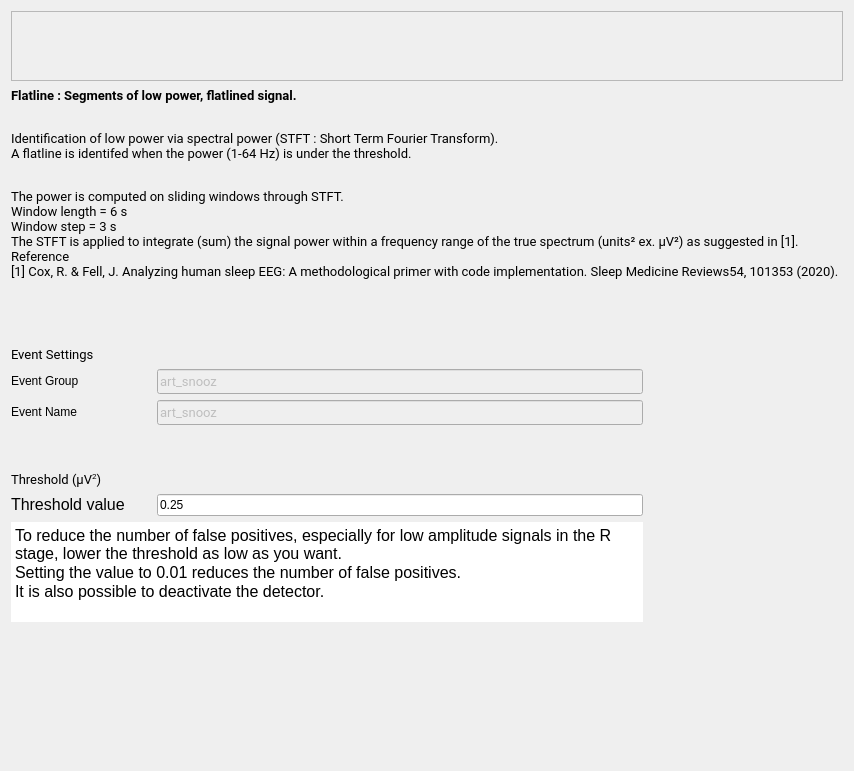
<?xml version="1.0" encoding="UTF-8"?>
<ui version="4.0">
 <class>FlatlineStep</class>
 <widget class="QWidget" name="FlatlineStep">
  <property name="geometry">
   <rect>
    <x>0</x>
    <y>0</y>
    <width>854</width>
    <height>771</height>
   </rect>
  </property>
  <property name="windowTitle">
   <string>Form</string>
  </property>
  <property name="styleSheet">
   <string>font: 12pt &quot;Roboto&quot;;</string>
  </property>
  <layout class="QVBoxLayout" name="verticalLayout_5">
   <item>
    <widget class="QScrollArea" name="scrollArea">
     <property name="sizePolicy">
      <sizepolicy hsizetype="Expanding" vsizetype="Preferred">
       <horstretch>0</horstretch>
       <verstretch>0</verstretch>
      </sizepolicy>
     </property>
     <property name="widgetResizable">
      <bool>true</bool>
     </property>
     <widget class="QWidget" name="scrollAreaWidgetContents">
      <property name="geometry">
       <rect>
        <x>0</x>
        <y>0</y>
        <width>1548</width>
        <height>190</height>
       </rect>
      </property>
      <layout class="QHBoxLayout" name="horizontalLayout">
       <item>
        <widget class="QLabel" name="label_2">
         <property name="text">
          <string/>
         </property>
         <property name="pixmap">
          <pixmap resource="FlatlineStep_res.qrc">:/flatline/flatlined.png</pixmap>
         </property>
        </widget>
       </item>
      </layout>
     </widget>
    </widget>
   </item>
   <item>
    <layout class="QVBoxLayout" name="verticalLayout_3">
     <item>
      <widget class="QLabel" name="label_6">
       <property name="maximumSize">
        <size>
         <width>16777215</width>
         <height>30</height>
        </size>
       </property>
       <property name="font">
        <font>
         <family>Roboto</family>
         <pointsize>10</pointsize>
         <weight>50</weight>
         <italic>false</italic>
         <bold>false</bold>
        </font>
       </property>
       <property name="text">
        <string>&lt;html&gt;&lt;head/&gt;&lt;body&gt;&lt;p&gt;&lt;span style=&quot; font-weight:600;&quot;&gt;Flatline : Segments of low power, flatlined signal.&lt;/span&gt;&lt;/p&gt;&lt;/body&gt;&lt;/html&gt;</string>
       </property>
      </widget>
     </item>
     <item>
      <spacer name="verticalSpacer_4">
       <property name="orientation">
        <enum>Qt::Vertical</enum>
       </property>
       <property name="sizeType">
        <enum>QSizePolicy::Fixed</enum>
       </property>
       <property name="sizeHint" stdset="0">
        <size>
         <width>20</width>
         <height>20</height>
        </size>
       </property>
      </spacer>
     </item>
     <item>
      <widget class="QLabel" name="label_7">
       <property name="font">
        <font>
         <family>Roboto</family>
         <pointsize>10</pointsize>
         <weight>50</weight>
         <italic>false</italic>
         <bold>false</bold>
        </font>
       </property>
       <property name="text">
        <string>Identification of low power via spectral power (STFT : Short Term Fourier Transform).
A flatline is identifed when the power (1-64 Hz) is under the threshold.</string>
       </property>
      </widget>
     </item>
     <item>
      <spacer name="verticalSpacer_5">
       <property name="orientation">
        <enum>Qt::Vertical</enum>
       </property>
       <property name="sizeType">
        <enum>QSizePolicy::Fixed</enum>
       </property>
       <property name="sizeHint" stdset="0">
        <size>
         <width>20</width>
         <height>20</height>
        </size>
       </property>
      </spacer>
     </item>
     <item>
      <widget class="QLabel" name="label_8">
       <property name="font">
        <font>
         <family>Roboto</family>
         <pointsize>10</pointsize>
         <weight>50</weight>
         <italic>false</italic>
         <bold>false</bold>
        </font>
       </property>
       <property name="text">
        <string>The power is computed on sliding windows through STFT.
Window length = 6 s
Window step = 3 s 
The STFT is applied to integrate (sum) the signal power within a frequency range of the true spectrum (units² ex. µV²) as suggested in [1].
Reference
[1] Cox, R. &amp; Fell, J. Analyzing human sleep EEG: A methodological primer with code implementation. Sleep Medicine Reviews54, 101353 (2020).</string>
       </property>
      </widget>
     </item>
     <item>
      <spacer name="verticalSpacer_6">
       <property name="orientation">
        <enum>Qt::Vertical</enum>
       </property>
       <property name="sizeType">
        <enum>QSizePolicy::Fixed</enum>
       </property>
       <property name="sizeHint" stdset="0">
        <size>
         <width>20</width>
         <height>20</height>
        </size>
       </property>
      </spacer>
     </item>
    </layout>
   </item>
   <item>
    <layout class="QHBoxLayout" name="horizontalLayout_2">
     <item>
      <layout class="QVBoxLayout" name="verticalLayout_4">
       <item>
        <layout class="QVBoxLayout" name="verticalLayout">
         <item>
          <spacer name="verticalSpacer">
           <property name="orientation">
            <enum>Qt::Vertical</enum>
           </property>
           <property name="sizeType">
            <enum>QSizePolicy::Fixed</enum>
           </property>
           <property name="sizeHint" stdset="0">
            <size>
             <width>20</width>
             <height>40</height>
            </size>
           </property>
          </spacer>
         </item>
         <item>
          <widget class="QLabel" name="label_4">
           <property name="font">
            <font>
             <family>Roboto</family>
             <pointsize>10</pointsize>
             <weight>50</weight>
             <italic>false</italic>
             <bold>false</bold>
            </font>
           </property>
           <property name="text">
            <string>Event Settings</string>
           </property>
          </widget>
         </item>
         <item>
          <layout class="QFormLayout" name="formLayout">
           <item row="0" column="0">
            <widget class="QLabel" name="label_3">
             <property name="minimumSize">
              <size>
               <width>140</width>
               <height>0</height>
              </size>
             </property>
             <property name="text">
              <string>Event Group</string>
             </property>
            </widget>
           </item>
           <item row="0" column="1">
            <widget class="QLineEdit" name="group_lineEdit">
             <property name="enabled">
              <bool>false</bool>
             </property>
             <property name="maximumSize">
              <size>
               <width>500</width>
               <height>16777215</height>
              </size>
             </property>
             <property name="font">
              <font>
               <family>Roboto</family>
               <pointsize>10</pointsize>
               <weight>50</weight>
               <italic>false</italic>
               <bold>false</bold>
              </font>
             </property>
             <property name="toolTip">
              <string>In which &quot;Event Group&quot; the detected artifact are added (how they will be written to  the annotation file).  Go to the general Detectors Settings to edit the group.</string>
             </property>
             <property name="text">
              <string>art_snooz</string>
             </property>
            </widget>
           </item>
           <item row="1" column="0">
            <widget class="QLabel" name="label_11">
             <property name="text">
              <string>Event Name</string>
             </property>
            </widget>
           </item>
           <item row="1" column="1">
            <widget class="QLineEdit" name="name_lineEdit">
             <property name="enabled">
              <bool>false</bool>
             </property>
             <property name="maximumSize">
              <size>
               <width>500</width>
               <height>16777215</height>
              </size>
             </property>
             <property name="font">
              <font>
               <family>Roboto</family>
               <pointsize>10</pointsize>
               <weight>50</weight>
               <italic>false</italic>
               <bold>false</bold>
              </font>
             </property>
             <property name="toolTip">
              <string>The event name of the detected artifact (how they will be wrtten to the annotation file).  Go to the general Detectors Settings to edit the name.</string>
             </property>
             <property name="text">
              <string>art_snooz</string>
             </property>
            </widget>
           </item>
          </layout>
         </item>
        </layout>
       </item>
       <item>
        <spacer name="verticalSpacer_2">
         <property name="orientation">
          <enum>Qt::Vertical</enum>
         </property>
         <property name="sizeType">
          <enum>QSizePolicy::Fixed</enum>
         </property>
         <property name="sizeHint" stdset="0">
          <size>
           <width>20</width>
           <height>40</height>
          </size>
         </property>
        </spacer>
       </item>
       <item>
        <layout class="QVBoxLayout" name="verticalLayout_2">
         <item>
          <widget class="QLabel" name="label">
           <property name="font">
            <font>
             <family>Roboto</family>
             <pointsize>10</pointsize>
             <weight>50</weight>
             <italic>false</italic>
             <bold>false</bold>
             <stylestrategy>PreferAntialias</stylestrategy>
            </font>
           </property>
           <property name="text">
            <string>&lt;html&gt;&lt;head/&gt;&lt;body&gt;&lt;p&gt;Threshold (µV&lt;span style=&quot; vertical-align:super;&quot;&gt;2&lt;/span&gt;)&lt;/p&gt;&lt;/body&gt;&lt;/html&gt;</string>
           </property>
          </widget>
         </item>
         <item>
          <layout class="QFormLayout" name="formLayout_2">
           <item row="0" column="0">
            <widget class="QLabel" name="label_5">
             <property name="minimumSize">
              <size>
               <width>140</width>
               <height>0</height>
              </size>
             </property>
             <property name="midLineWidth">
              <number>0</number>
             </property>
             <property name="text">
              <string>&lt;html&gt;&lt;head/&gt;&lt;body&gt;&lt;p&gt;&lt;span style=&quot; font-size:12pt;&quot;&gt;Threshold value&lt;/span&gt;&lt;/p&gt;&lt;/body&gt;&lt;/html&gt;</string>
             </property>
             <property name="textFormat">
              <enum>Qt::RichText</enum>
             </property>
            </widget>
           </item>
           <item row="0" column="1">
            <widget class="QLineEdit" name="threshold_lineEdit">
             <property name="maximumSize">
              <size>
               <width>500</width>
               <height>16777215</height>
              </size>
             </property>
             <property name="toolTip">
              <string>The threshold value to identify the artifact.  Its units is x times the baseline standard deviation.</string>
             </property>
             <property name="text">
              <string>0.25</string>
             </property>
            </widget>
           </item>
           <item row="1" column="0" colspan="2">
            <widget class="QTextEdit" name="textEdit">
             <property name="maximumSize">
              <size>
               <width>16777215</width>
               <height>100</height>
              </size>
             </property>
             <property name="frameShape">
              <enum>QFrame::HLine</enum>
             </property>
             <property name="lineWidth">
              <number>0</number>
             </property>
             <property name="readOnly">
              <bool>true</bool>
             </property>
             <property name="html">
              <string>&lt;!DOCTYPE HTML PUBLIC &quot;-//W3C//DTD HTML 4.0//EN&quot; &quot;http://www.w3.org/TR/REC-html40/strict.dtd&quot;&gt;
&lt;html&gt;&lt;head&gt;&lt;meta name=&quot;qrichtext&quot; content=&quot;1&quot; /&gt;&lt;style type=&quot;text/css&quot;&gt;
p, li { white-space: pre-wrap; }
&lt;/style&gt;&lt;/head&gt;&lt;body style=&quot; font-family:'Roboto'; font-size:12pt; font-weight:400; font-style:normal;&quot;&gt;
&lt;p style=&quot; margin-top:0px; margin-bottom:0px; margin-left:0px; margin-right:0px; -qt-block-indent:0; text-indent:0px;&quot;&gt;To reduce the number of false positives, especially for low amplitude signals in the R stage, lower the threshold as low as you want.&lt;/p&gt;
&lt;p style=&quot; margin-top:0px; margin-bottom:0px; margin-left:0px; margin-right:0px; -qt-block-indent:0; text-indent:0px;&quot;&gt;Setting the value to 0.01 reduces the number of false positives.&lt;/p&gt;
&lt;p style=&quot; margin-top:0px; margin-bottom:0px; margin-left:0px; margin-right:0px; -qt-block-indent:0; text-indent:0px;&quot;&gt;It is also possible to deactivate the detector.&lt;/p&gt;&lt;/body&gt;&lt;/html&gt;</string>
             </property>
            </widget>
           </item>
          </layout>
         </item>
        </layout>
       </item>
      </layout>
     </item>
     <item>
      <spacer name="horizontalSpacer">
       <property name="orientation">
        <enum>Qt::Horizontal</enum>
       </property>
       <property name="sizeType">
        <enum>QSizePolicy::Preferred</enum>
       </property>
       <property name="sizeHint" stdset="0">
        <size>
         <width>200</width>
         <height>20</height>
        </size>
       </property>
      </spacer>
     </item>
    </layout>
   </item>
   <item>
    <spacer name="verticalSpacer_3">
     <property name="orientation">
      <enum>Qt::Vertical</enum>
     </property>
     <property name="sizeType">
      <enum>QSizePolicy::Expanding</enum>
     </property>
     <property name="sizeHint" stdset="0">
      <size>
       <width>20</width>
       <height>20</height>
      </size>
     </property>
    </spacer>
   </item>
  </layout>
 </widget>
 <resources>
  <include location="FlatlineStep_res.qrc"/>
  <include location="../../../../../scinodes_poc/src/main/python/ui/themes/themes.qrc"/>
 </resources>
 <connections/>
 <slots>
  <slot>on_choose()</slot>
  <slot>on_input_format_changed()</slot>
 </slots>
</ui>
